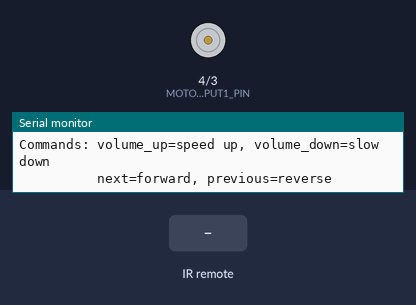
A program run on a simulated Arduino Uno, built with avr-gcc and run on an emulated ATmega328P. Shown: motor-driver pin pairs drawn as motors (green arrow = first pin HIGH = forward, orange = second pin HIGH = backward, longer = more drive, scaled by the enable pin), the last lines printed to the serial monitor. The inputs (shaded band) are chosen by the test bench.

Above: at 1.2 s.
1.3 s: infrared code 0xB946FF00 received
At 1.8 s:
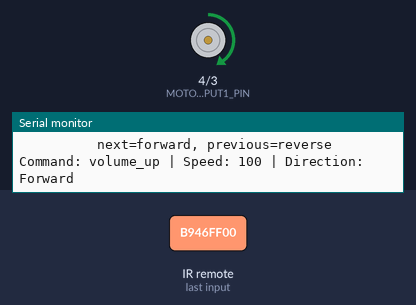
3.0 s: infrared code 0xBB44FF00 received
At 3.5 s:
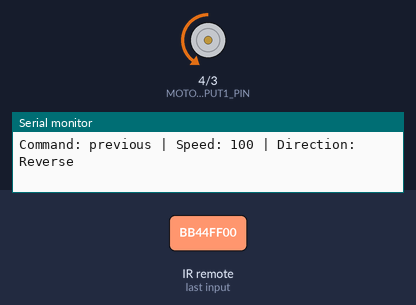
4.7 s: infrared code 0xEA15FF00 received
At 5.9 s:
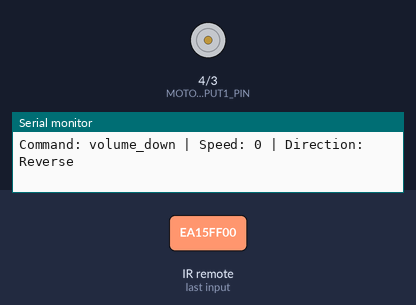
6.4 s: infrared code 0xB946FF00 received
At 6.9 s:
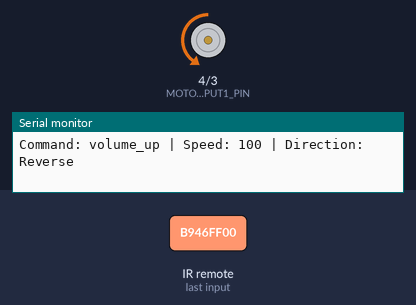
Timing chart, 0 to 9.1 s (numbered marks = the images above; inputs shaded):
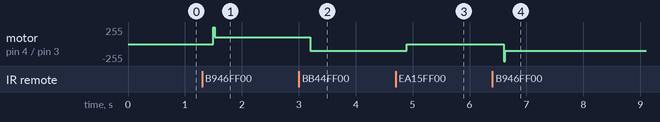

Measured:
- after the input at 1.3 s, motor on pin 4 (MOTOR_INPUT1_PIN) / pin 3 (MOTOR_INPUT2_PIN): stopped → forward 100/255 after 0.20 s
- after the input at 3.0 s, motor on pin 4 (MOTOR_INPUT1_PIN) / pin 3 (MOTOR_INPUT2_PIN): forward 100/255 → backward 100/255 after 0.20 s
- after the input at 4.7 s, motor on pin 4 (MOTOR_INPUT1_PIN) / pin 3 (MOTOR_INPUT2_PIN): backward 100/255 → stopped after 0.20 s
- after the input at 6.4 s, motor on pin 4 (MOTOR_INPUT1_PIN) / pin 3 (MOTOR_INPUT2_PIN): stopped → backward 100/255 after 0.20 s

The program:

main.cpp
```cpp
#include <Arduino.h>
#include <IRremote.h>

// Pin definitions for circuit wiring
const int IR_RECEIVER_PIN = 9;    // Connect IR receiver data pin here
const int MOTOR_ENABLE_PIN = 5;   // Connect to motor driver enable pin (ENA)
const int MOTOR_INPUT1_PIN = 4;   // Connect to motor driver input 1 (IN1)
const int MOTOR_INPUT2_PIN = 3;   // Connect to motor driver input 2 (IN2)

// Motor control variables
int motorSpeed = 0;               // Current speed (0-255)
bool motorDirection = true;       // true = forward, false = reverse
const int SPEED_STEP = 25;        // Speed increment/decrement
const int MIN_SPEED = 100;
const int MAX_SPEED = 255;
const int JUMPSTART_THRESHOLD = 150;

String command;

// Function declarations
void speedUp();
void slowDown();
void setForward();
void setReverse();
void updateMotorDirection();

void setup() {
  Serial.begin(9600);

  // Initialize IR receiver
  IrReceiver.begin(IR_RECEIVER_PIN, ENABLE_LED_FEEDBACK);

  // Set motor control pins as outputs
  pinMode(MOTOR_ENABLE_PIN, OUTPUT);
  pinMode(MOTOR_INPUT1_PIN, OUTPUT);
  pinMode(MOTOR_INPUT2_PIN, OUTPUT);

  // Initialize motor (stopped)
  analogWrite(MOTOR_ENABLE_PIN, 0);
  updateMotorDirection();

  Serial.println("IR Remote DC Motor Control Ready");
  Serial.println("Commands: volume_up=speed up, volume_down=slow down");
  Serial.println("          next=forward, previous=reverse");
}

void loop() {
  while (IrReceiver.decode() == 0);
  delay(200);

  // Decode IR command
  switch (IrReceiver.decodedIRData.decodedRawData) {
    case 0xB946FF00: // volume_up
      command = "volume_up";
      speedUp();
      break;
    case 0xEA15FF00: // volume_down
      command = "volume_down";
      slowDown();
      break;
    case 0xBC43FF00: // next
      command = "next";
      setForward();
      break;
    case 0xBB44FF00: // previous
      command = "previous";
      setReverse();
      break;
    default:
      command = "unknown";
      break;
  }

  if (command != "unknown") {
    Serial.print("Command: ");
    Serial.print(command);
    Serial.print(" | Speed: ");
    Serial.print(motorSpeed);
    Serial.print(" | Direction: ");
    Serial.println(motorDirection ? "Forward" : "Reverse");
  }

  IrReceiver.resume();
}

void speedUp() {
  int previousSpeed = motorSpeed;
  motorSpeed = min(motorSpeed + SPEED_STEP, MAX_SPEED);

  // Enforce minimum speed
  if (motorSpeed > 0 && motorSpeed < MIN_SPEED) {
    motorSpeed = MIN_SPEED;
  }

  // Jumpstart motor if going from 0 to speed 100-150
  if (previousSpeed == 0 && motorSpeed >= MIN_SPEED && motorSpeed <= JUMPSTART_THRESHOLD) {
    analogWrite(MOTOR_ENABLE_PIN, 255);
    delay(25);
  }

  analogWrite(MOTOR_ENABLE_PIN, motorSpeed);
}

void slowDown() {
  if (motorSpeed <= MIN_SPEED) {
    motorSpeed = 0;
  } else {
    motorSpeed = max(motorSpeed - SPEED_STEP, MIN_SPEED);
  }

  analogWrite(MOTOR_ENABLE_PIN, motorSpeed);
}

void setForward() {
  motorDirection = true;
  updateMotorDirection();
}

void setReverse() {
  motorDirection = false;
  updateMotorDirection();
}

void updateMotorDirection() {
  if (motorDirection) {
    // Forward direction
    digitalWrite(MOTOR_INPUT1_PIN, HIGH);
    digitalWrite(MOTOR_INPUT2_PIN, LOW);
  } else {
    // Reverse direction
    digitalWrite(MOTOR_INPUT1_PIN, LOW);
    digitalWrite(MOTOR_INPUT2_PIN, HIGH);
  }
}
```
